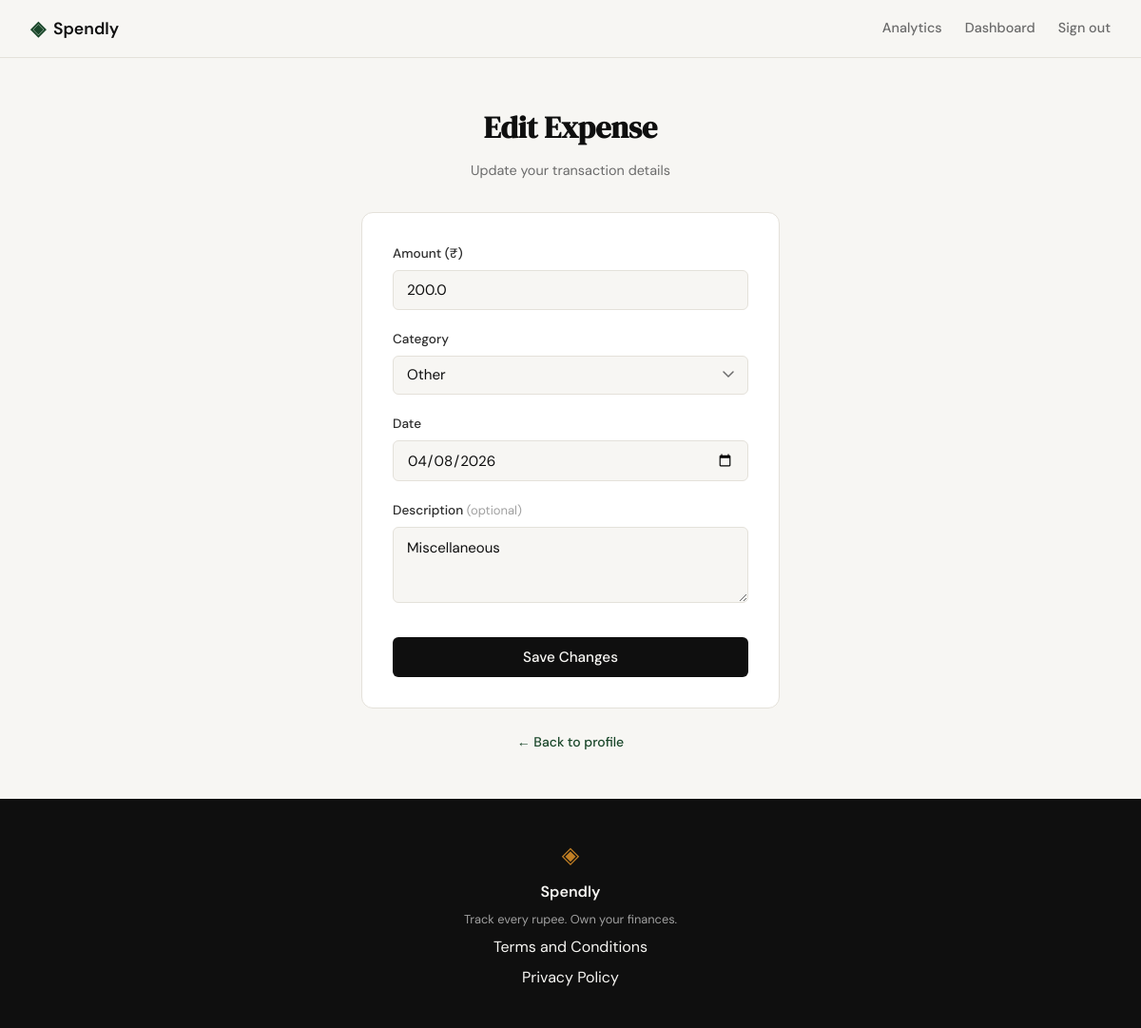
Page /expenses/7/edit (signed in) on the earlier database version.
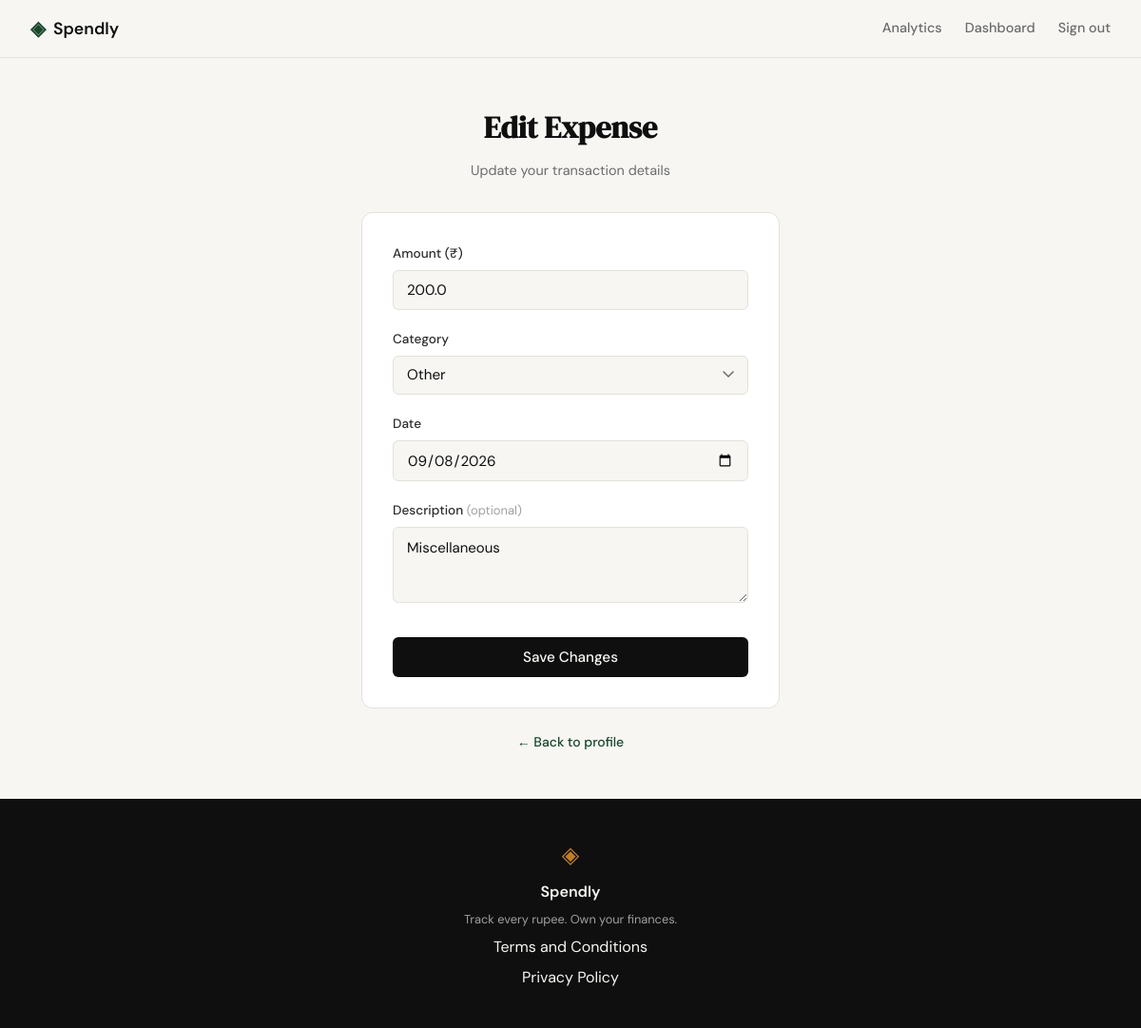
Same page on the later database version.
### tables this page shows
CREATE TABLE expenses (
            id          INTEGER PRIMARY KEY AUTOINCREMENT,
            user_id     INTEGER NOT NULL REFERENCES users(id),
            amount      REAL    NOT NULL,
            category    TEXT    NOT NULL,
            date        TEXT    NOT NULL,
            description TEXT,
            created_at  TEXT    DEFAULT (datetime('now'))
        );

### app.py (the view, shortened to what this page needs)
@app.route("/expenses/<int:id>/edit", methods=["GET", "POST"])
def edit_expense(id):
    if not session.get("user_id"):
        return redirect(url_for("login"))
    expense = get_expense_by_id(id, session["user_id"])
    if expense is None:
        abort(404)
    if request.method == "GET":
        return render_template(
            "edit_expense.html",
            expense=expense,
            categories=CATEGORIES,
            form={},
        )

### database/db.py (called while the page is built)
def get_db():
    conn = sqlite3.connect(DB_PATH)
    conn.row_factory = sqlite3.Row
    conn.execute("PRAGMA foreign_keys = ON")
    return conn

### database/queries.py (called while the page is built)
def get_expense_by_id(expense_id, user_id):
    conn = get_db()
    row = conn.execute(
        "SELECT id, amount, category, date, description "
        "FROM expenses WHERE id = ? AND user_id = ?",
        (expense_id, user_id),
    ).fetchone()
    conn.close()
    if row is None:
        return None
    return {
        "id": row["id"],
        "amount": row["amount"],
        "category": row["category"],
        "date": row["date"],
        "description": row["description"] or "",
    }

### templates/edit_expense.html (shortened to what this page needs)
{% extends "base.html" %}
{% block head %}
<link rel="stylesheet" href="{{ url_for('static', filename='css/add_expense.css') }}">
{% endblock %}
{% block content %}
<section class="auth-section">
    <div class="auth-container">
        <div class="auth-header">
            <h1 class="auth-title">Edit Expense</h1>
            <p class="auth-subtitle">Update your transaction details</p>
        </div>
        <div class="auth-card">
            <form method="POST" action="{{ url_for('edit_expense', id=expense.id) }}">
                <div class="form-group">
                    <label for="amount">Amount (₹)</label>
                    <input type="number" id="amount" name="amount"
                           class="form-input"
                           placeholder="0.00"
                           step="0.01" min="0.01"
                           value="{{ form.get('amount', expense.amount) }}"
                           required autofocus>
                </div>
                <div class="form-group">
                    <label for="category">Category</label>
                    {% set selected_cat = form.get('category', expense.category) %}
                    <select id="category" name="category" class="form-input form-select" required>
                        {% for c in categories %}
                        <option value="{{ c }}" {% if selected_cat == c %}selected{% endif %}>{{ c }}</option>
                        {% endfor %}
                    </select>
                </div>
                <div class="form-group">
                    <label for="date">Date</label>
                    <input type="date" id="date" name="date"
                           class="form-input"
                           value="{{ form.get('date', expense.date) }}"
                           required>
                </div>
                <div class="form-group">
                    <label for="description">Description <span class="field-optional">(optional)</span></label>
                    <textarea id="description" name="description"
                              class="form-input form-textarea"
                              placeholder="What was this for?"
                              maxlength="200">{{ form.get('description', expense.description) }}</textarea>
                </div>
                <button type="submit" class="btn-submit">Save Changes</button>
            </form>
        </div>
        <p class="auth-switch">
            <a href="{{ url_for('profile') }}">← Back to profile</a>
        </p>
    </div>
</section>
{% endblock %}

Differences in the rows shown:
changed expenses "Other": date "04/08/2026" → "09/08/2026"
